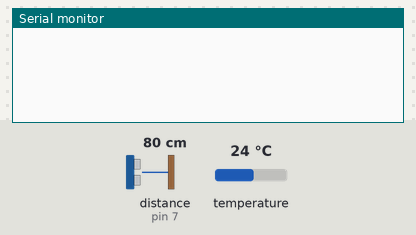
A program run on a simulated Arduino Pro Mini, built with avr-gcc and run on an emulated ATmega328P. Shown: the last lines printed to the serial monitor. Wiring (inferred from the names in the program): ultrasonic range finder: trigger pin 6; echo pin 7. The test bench sets the inputs (shaded band); at power-on: distance to the obstacle (sensor on pin 7) 80 cm, temperature 24 °C. The echo pulse lasts 58.3 µs per cm.

Above: at 1.3 s.
1.4 s: distance to the obstacle (sensor on pin 7) set to 2 cm
At 6.2 s:
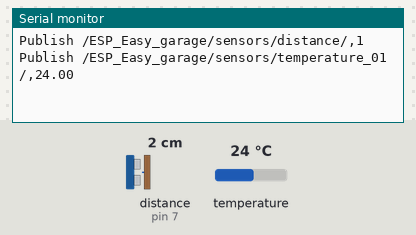
6.5 s: temperature set to 12 °C
8.0 s: distance to the obstacle (sensor on pin 7) set to 4 cm
9.5 s: temperature set to 19 °C
At 10.4 s:
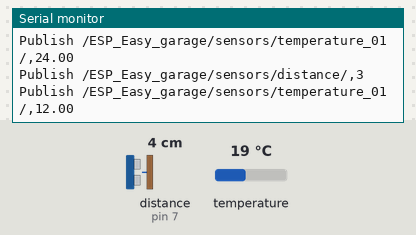

Measured:
- after the input at 1.4 s, the serial monitor: prints a new line after 3.6 s (image 1)

The program:

main.cpp
```cpp
#include <Arduino.h>
#include <OneWire.h>
#include <DallasTemperature.h>
//#include <Wire.h>
//#include <LiquidCrystal_I2C.h>
//LiquidCrystal_I2C lcd(0x27,16,2); // set the LCD address to 0x27 for a 16 chars and 2 line display


//пин шины 1-Wire
const int ONE_WIRE_BUS=2;

//пины УЗ-датчика
const int trig = 6;
const int echo = 7;

//интервал отправки данных по mqtt (default = 5000 ms)
const long mqtt_interval = 5000;
//интервал отправки данных на thingspeak (default = 60000 ms)
const long thingspeak_interval = 60000;

// Setup a oneWire instance to communicate with any OneWire devices (not just Maxim/Dallas temperature ICs)
OneWire oneWire(ONE_WIRE_BUS);
// Pass our oneWire reference to Dallas Temperature.
DallasTemperature sensors(&oneWire);

//массив для хранения адресов датчиков
byte dallasAddr [1] [8] = {0x28,0xFF,0x85,0xD0,0x90,0x15,0x01,0x35};
//массив для хранения температуры
float Temp[1];


void setup() {
  // put your setup code here, to run once:
  pinMode(trig, OUTPUT);
  pinMode(echo, INPUT);

  Serial.begin(9600);

  sensors.begin();
  sensors.setResolution(10);
  sensors.setWaitForConversion(false);

  delay(100);
}

//функция опроса датчиков ds18b20
void DallasRead() {
  static unsigned long prev_ds18b20_time = 0;
  if (millis() - prev_ds18b20_time > 2000) {
    static boolean flagDallas = 0;
    prev_ds18b20_time = millis();
    flagDallas = !flagDallas;
    if (flagDallas) {
      sensors.requestTemperatures(); // Send the command to get temperatures
    }
    else {
      byte i;
      for (i=0; i < 1; i++) {
        Temp[i] = sensors.getTempC(dallasAddr[i]);
      }
    }
  }
}

void loop() {
  long time, dist;
  static unsigned long prev_mqtt_send = 0;
  static unsigned long prev_thingspeak_send = 0;

  digitalWrite(trig, LOW);
  delayMicroseconds(2);
  digitalWrite(trig, HIGH);
  delayMicroseconds(10);
  digitalWrite(trig, LOW);
  time = pulseIn(echo, HIGH);
  dist = (time/2) / 29.1;

  DallasRead();

  if (millis() - prev_mqtt_send > mqtt_interval) {
    prev_mqtt_send = millis();
    if (dist > 500 or dist <= 0) dist = -10;
    Serial.print (F("Publish /ESP_Easy_garage/sensors/distance/,"));
    Serial.println (String(dist));
    Serial.print (F("Publish /ESP_Easy_garage/sensors/temperature_01/,"));
    Serial.println (String(Temp[0]));
  }

  if (millis() - prev_thingspeak_send > thingspeak_interval) {
    prev_thingspeak_send = millis();
    if (dist > 500 or dist <= 0) dist = -10;
    Serial.print(F("SendToHTTP 18.214.44.70,80,/update?api_key=JXQQ3PQWSTJK87EY&field1="));
    Serial.print(String(dist));
    Serial.print(F("&field2="));
    Serial.println (String(Temp[0]));
  }
}
```
